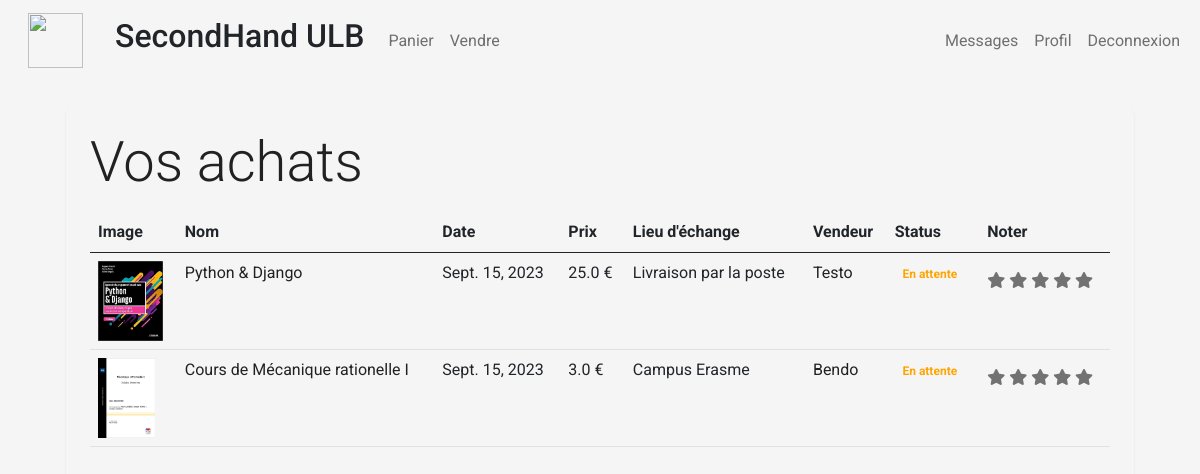
The page /orders (signed in) on the database as committed earlier.
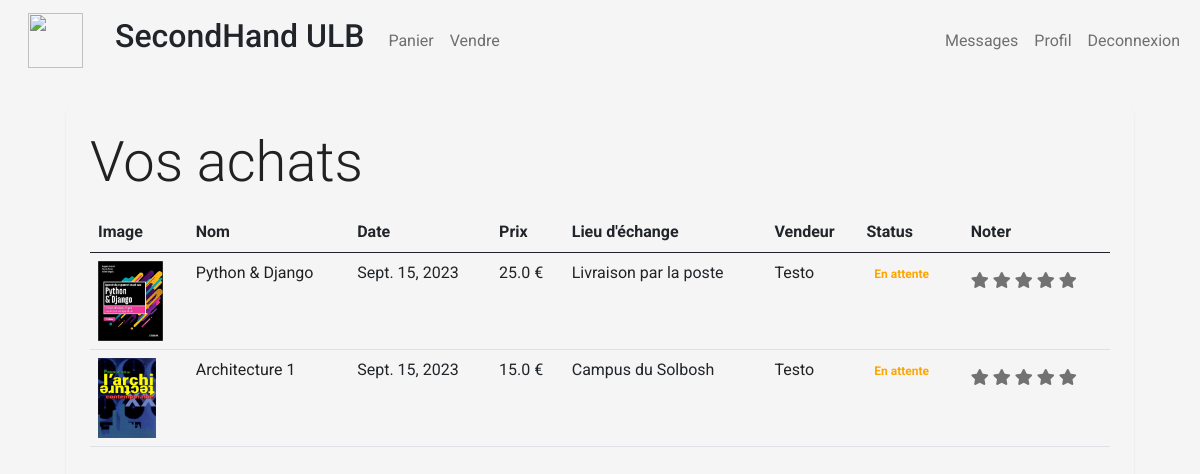
The same page on the database as committed later.
### store/models/orders.py (models this page shows, shortened)
class Order(models.Model):
    product = models.ForeignKey(Products, on_delete=models.CASCADE)
    buyer = models.ForeignKey(
        Customer,
        on_delete=models.CASCADE,
        related_name='buyer_orders'  # Specify a related name for the buyer
    )
    seller = models.ForeignKey(
        Customer,
        on_delete=models.CASCADE,
        related_name='seller_orders'  # Specify a related name for the seller
    )
    price = models.IntegerField()
    place_description = models.CharField(max_length=200, default='', blank=True)
    date = models.DateField(default=datetime.datetime.today)
    status = models.BooleanField(default=False)
    @staticmethod
    def get_orders_by_buyer(buyer_id):
        return Order.objects.filter(buyer_id=buyer_id).order_by('-date')

### store/models/product.py (models this page shows, shortened)
class Products(models.Model):
    user_id = models.CharField(max_length=50)
    name = models.CharField(max_length=60)
    price= models.IntegerField(default=0)
    category= models.ForeignKey(Category,on_delete=models.CASCADE,default=1 )
    condition= models.ForeignKey(Condition,on_delete=models.CASCADE,default=1 )
    place= models.ForeignKey(Place,on_delete=models.CASCADE,default=1 )
    description= models.CharField(max_length=250, default='', blank=True, null= True)
    image= models.ImageField(upload_to='products/')
    date = models.IntegerField(default=2000)
    sold = models.BooleanField(default=False)

### store/models/category.py (models this page shows, shortened)
class Place(models.Model):
    name= models.CharField(max_length=50)
    def __str__(self):
        return self.name

### store/models/customer.py (models this page shows, shortened)
class Customer(models.Model):
    first_name = models.CharField(max_length=50)
    last_name = models.CharField (max_length=50)
    description = models.CharField(max_length=288)
    faculty = models.CharField(max_length=50)
    email=models.EmailField()
    password = models.CharField(max_length=100)

### store/middlewares/auth.py (the view)
    def middleware(request):
        print(request.session.get('customer'))
        returnUrl = request.META['PATH_INFO']
        print(request.META['PATH_INFO'])
        if not request.session.get('customer'):
           return redirect(f'login?return_url={returnUrl}')
        response = get_response(request)
        return response

### store/templatetags/custom_filter.py (called while the page is built)
@register.filter(name='currency')
def currency(number):
    price = number / 100
    return str(price) + " €"

### store/views/orders.py (called while the page is built)
    def get(self , request ):
        if not request.session.get('customer'):
            return redirect('login')
        customer = request.session.get('customer')
        orders = Order.get_orders_by_buyer(customer)
        return render(request , 'orders.html'  , {'orders' : orders})

### store/templates/orders.html (shortened to what this page needs)
{% extends 'base.html' %}
{% block content %}
{% load cart %}
{% load custom_filter %}
<div class="container">
   <div class="main-container p-4 m-4">
        <p class="display-4 pl-4 ml-4">Vos achats</p>
        <table class="table">
            <thead>
                <tr>
                    <th>Image</th>
                    <th>Nom</th>
                    <th>Date</th>
                    <th>Prix</th>
                    <th>Lieu d'échange</th>
                    <th>Vendeur</th>
                    <th>Status</th>
                    <th>Noter</th>
                </tr>
            </thead>
            <tbody>
                {% for order in orders %}
                <tr>
                    <td><img style="height: 80px;" class="" src="{{order.product.image.url}}" alt=""></td>
                    <td><a href="product/{{order.product.id}}">{{order.product.name}}</a></td>
                    <td>{{order.date}}</td>
                    <td>{{order.price|currency}}</td>
                    <td>
                        <label>{{order.product.place}}</label>
                    </td>
                    <td><a href="profile/{{order.seller.id}}">{{order.seller.first_name}}</a></td>
                    {% if order.status %}
                        <td><small class="badge badge-success" style="color: green;">Completed</small></td>
                    {%else%}
                        <td><small class="badge badge-warning" style="color: orange;">En attente</small></td>
                    {% endif %}
                    <td>
                        {% if order.status %}
                        <form action="/orders" method="post">
                            {% csrf_token %}
                            <input type="hidden" id="selectedRating" name="rating" value="0">
                            <input type="hidden" name="order_id" value="{{ order.id }}">
                            <div class="ratings mt-2">
                              <i class="fa fa-star" data-rating="1"></i>
                              <i class="fa fa-star" data-rating="2"></i>
                              <i class="fa fa-star" data-rating="3"></i>
                              <i class="fa fa-star" data-rating="4"></i>
                              <i class="fa fa-star" data-rating="5"></i>
                            </div>
                            <button type="submit" class="btn btn-primary mt-2">Submit Rating</button>
                          </form>
                        {% else %}
                            <div class="ratings mt-2">
                                    <i class="fa fa-star disabled"></i>
                                    <i class="fa fa-star disabled"></i>
                                    <i class="fa fa-star disabled"></i>
                                    <i class="fa fa-star disabled"></i>
                                    <i class="fa fa-star disabled"></i>
                            </div>
                        {% endif %}
                    </td>
                </tr>
                {% endfor %}
            </tbody>
        </table>
   </div>
</div>
{% endblock %}

### store/templates/base.html (shortened to what this page needs)
<!doctype html>
<html lang="fr">
<head>
  <link href="https://cdn.jsdelivr.net/npm/bootstrap@5.0.2/dist/css/bootstrap.min.css" rel="stylesheet"
>
</head>
<body>
<nav class="navbar navbar-expand-md navbar-light nav-background">
  <div class="container-fluid">
    <div class="navbar-collapse collapse w-100 order-1 order-md-0 dual-collapse2">
      <a class="navbar-brand ms-3 text-dark " href="/">
      <link rel="stylesheet" href="https://use.fontawesome.com/releases/v5.7.0/css/all.css">
      <img src="https://cdn.discordapp.com/attachments/718214061283737712/1147796895180279948/logo_tempo.png" style="width:55px;height:55px"></a>
      <a class="navbar-brand ms-3 text-dark " href="/store"><h2>SecondHand ULB</h2></a>
      <ul class="navbar-nav mr-auto">
        {% if request.session.customer %}
        <li class="nav-item {% if request.path == '/cart' %}active{% endif %}">
          <a class="nav-link" href="/cart">Panier
            <span class="sr-only">(current)</span></a>
        </li>
        <li class="nav-item {% if request.path == '/sell' %}active{% endif %}">
          <a class="nav-link" href="/sell">Vendre
            <span class="sr-only">(current)</span></a>
        </li>
        {% endif %}
      </ul>
    </div>
    <div class="nav navbar-right navbar-collapse ">
      <ul class="nav navbar-nav navbar-expand-md">
        {% if request.session.customer %}
        <li class="nav-item {% if request.path == '/message' %}active{% endif %}">
          <a class="nav-link" href="/message">Messages
            <span class="sr-only">(current)</span></a>
        </li>
        <li class="nav-item {% if request.path == '/profile' %}active{% endif %}">
          <a class="nav-link" href="/profile">Profil
            <span class="sr-only">(current)</span></a>
        </li>
        <li class="nav-item">
          <a class="nav-link" href="/logout">Deconnexion<span class="sr-only">(current)</span></a>
        </li>
        {% endif %}
      </ul>
    </div>
  </div>
</nav>
  {% block content %}{% endblock %}
</body>
</html>

### store/templates/base.html (style rules this page uses)
body { font-family: 'Roboto', sans-serif; background-color: #F5F5F5; }
.nav-background { background-color: #F5F5F5; }

### store/templates/orders.html (style rules this page uses)
a { text-decoration: none !important; color: #000000dd; }
.disabled { color: #00000088; }
.main-container { border-radius: 10px; color: #000000dd; -webkit-box-shadow: 0 1px 2px 0 rgba(0, 0, 0, 0.1); box-shadow: 0 1px 2px 0 rgba(0, 0, 0, 0.1); }

Rows that differ between the two databases and show on the page:
removed Order: product.image (picture), product.name "Cours de Mécanique rationelle I", date "Sept. 15, 2023", price "3.0 €", product.place "Campus Erasme", seller.first_name "Bendo", status "En attente"
added Order: product.image (picture), product.name "Architecture 1", date "Sept. 15, 2023", price "15.0 €", product.place "Campus du Solbosh", seller.first_name "Testo", status "En attente"
